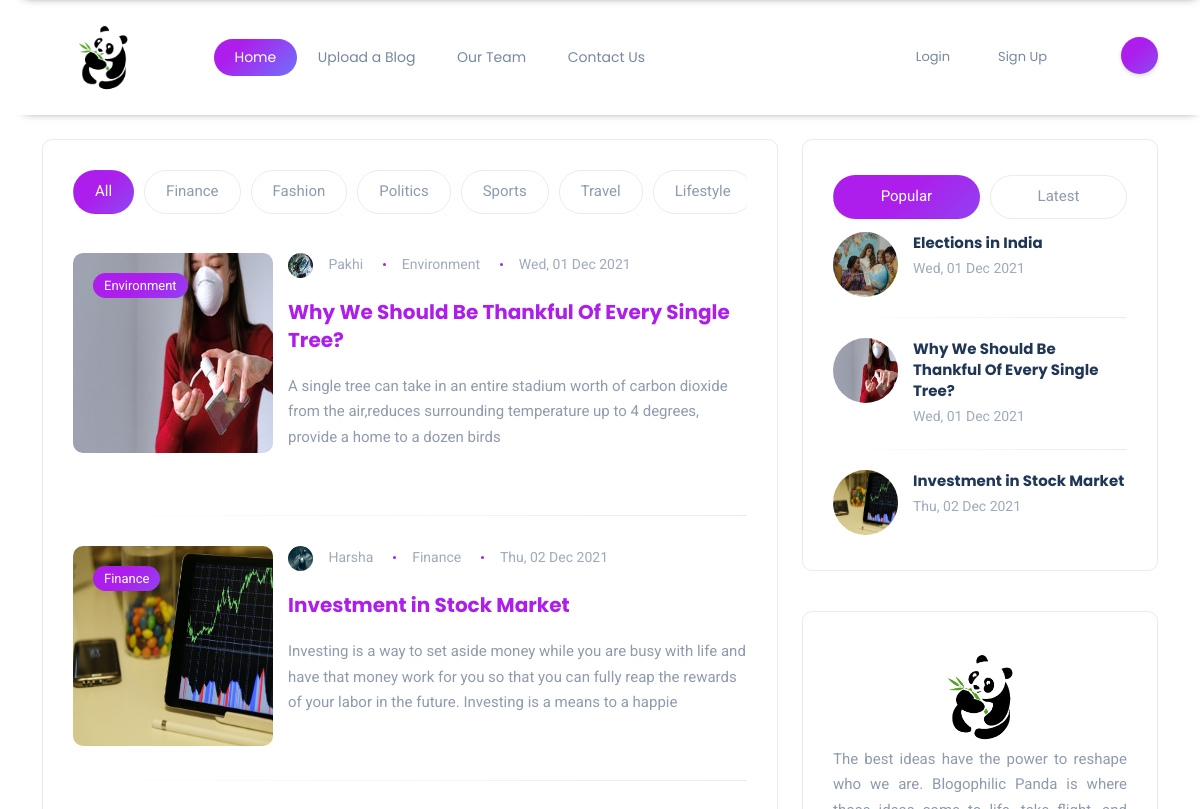
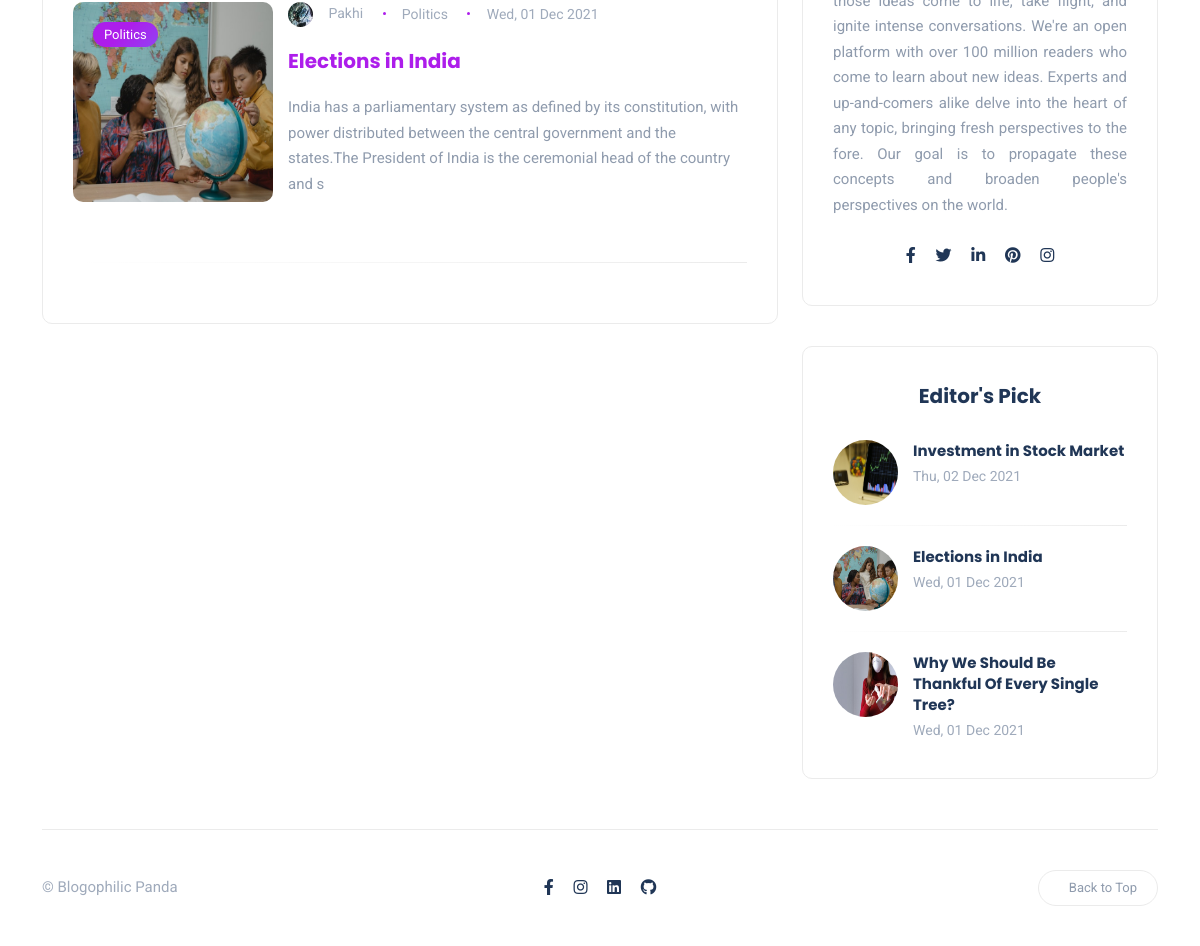
The page / on the database its author committed (2 pictures, top to bottom).
### content/models.py (models this page shows, shortened)
class BlogPost(models.Model):
    author = models.ForeignKey(User, on_delete=models.CASCADE, related_name= 'post_author')
    blog_title = models.CharField(max_length= 264)
    slug = models.SlugField(max_length=264, unique=True, default='',editable=False)
    blog_content = models.TextField()
    blog_image = models.ImageField(upload_to= 'blog_image')
    publish_date = models.DateTimeField(auto_now_add=True)
    category = models.ForeignKey(Category, on_delete = models.CASCADE, related_name ='blog_cat')
    likes = models.ManyToManyField(User, related_name='blog_posts')
    class Meta:
        ordering = ['-publish_date']

class Category(models.Model):
    category = models.CharField(max_length = 50, unique = True)
    def __str__(self):
        return self.category

### accounts/models.py (models this page shows, shortened)
class Profile(models.Model):
    user = models.OneToOneField(User, on_delete=models.CASCADE)
    image = models.ImageField(upload_to = 'profile_pics', null=True)
    slug = models.SlugField(max_length=264, unique=True, editable=False, default='')

### content/views.py (the view, shortened to what this page needs)
# urls.py: 2. Add a URL to urlpatterns:  path('', views.home, name='home')
def home(request):
    blogs_search = []
    blogs = list(BlogPost.objects.all())
    blogs_main = random.sample(blogs, len(blogs))
    blogs_latest = BlogPost.objects.all().order_by('-publish_date')[:4]
    blogs_popular = random.sample(blogs_main, len(blogs_main))[:4]
    blogs_editor = random.sample(blogs_popular, len(blogs_popular))[:4]
    if blogs_search != []:
        blogs_main = blogs_search
    context = {
        "blogs": blogs_main,
        "tags": {
        'Finance': 'Finance',
        'Fashion': 'Fashion',
        'Politics' : 'Politics',
        'Sports' : 'Sports',
        'Travel' : 'Travel',
        'Lifestyle' : 'Lifestyle',
        'Science' : 'Science',
        'Environment' : 'Environment',
        'Technology' : 'Technology',
        },
        "blogs_popular": blogs_popular,
        "blogs_latest": blogs_latest,
        "blogs_editor": blogs_editor,
    }
    return render(request, "blogs/home.html", context)

### templates/blogs/home.html (shortened to what this page needs)
{% extends "base.html" %}
{% load get_post_Cat %}
{% load static %}
{% block content %}
<link rel="stylesheet" href="{% static 'css/blogs/home.css' %}">
<section id="hero">
    <div class="container-xl">
        <div class="row gy-4">
            <div class="col-lg-8">
                <div class="post-tabs rounded bordered">
                    <ul class="nav nav-tabs nav-pills nav-fill nav-category" id="postTab" role="tablist">
                        <li class="nav-item" role="presentation">
                            <button aria-controls="all" aria-selected="true" class="nav-link active"
                                data-bs-target="#all" data-bs-toggle="tab" id="all-tab" role="tab"
                                type="submit">
                                All
                            </button>
                        </li>
                        {% for tag in tags %}
                        <li class="nav-item" role="presentation">
                            <button aria-controls="{{ tag }}" aria-selected="false" class="nav-link"
                                data-bs-target="#{{ tag }}" data-bs-toggle="tab" id="{{ tag }}-tab" role="tab"
                                type="submit">
                                {{ tag }}
                            </button>
                        </li>
                        {% endfor %}
                    </ul>
                    <div class="tab-content" id="postsTabContent">
                    <div class="row tab-pane fade show active" id="all" aria-labelledby="all-tab" role="tabpanel">
                        {% for blog in blogs %}
                        <div class="col-md-12 col-sm-6">
                            <div class="post post-list clearfix">
                                <div class="thumb rounded">
                                    <a href="" class="category-badge position-absolute">{{ tags|get_post_Cat:blog.category }}</a>
                                    <a href="{% url 'blog_details' the_slug=blog.slug %}">
                                        <div class="inner">
                                            <img src="/media/{{ blog.blog_image }}" alt="" style="height: 200px; width: 200px;">
                                        </div>
                                    </a>
                                </div>
                                <div class="details">
                                    <ul class="meta list-inline mb-3">
                                        <li class="list-inline-item">
                                            <img src="{{ blog.author.profile.image.url }}" class="author" alt="" style="height: 25px; width: 25px;">
                                            <a href="{% url 'profile' profile_slug=blog.author.profile.slug %}">{{ blog.author|capfirst }}</a>
                                        </li>
                                        <li class="list-inline-item">
                                            {{ tags|get_post_Cat:blog.category}}</a>
                                        </li>
                                        <li class="list-inline-item">{{ blog.publish_date|date:"D, d M Y" }}</li>
                                    </ul>
                                    <h5 class="post-tile">
                                        <a href="{% url 'blog_details' the_slug=blog.slug %}">
                                            {{ blog.blog_title }}
                                        </a>
                                    </h5>
                                    <p class="excerpt mb-0">
                                        {{ blog.blog_content|slice:":200" }}
                                    </p>
                                    <div class="post-bottom clearfix d-flex align-items-center">
                                        <div class="social-share me-auto">
                                        </div>
                                    </div>
                                </div>
                            </div>
                        </div>
                        {% endfor %}
                    </div>
                    </div>
                </div>
            </div>
            <div class="col-lg-4">
                <div class="sidebar">
                    <div class="widget rounded">
                        <ul class="nav nav-tabs nav-pills nav-fill" id="postTab" role="tablist">
                            <li class="nav-item" role="presentation">
                                <button aria-controls="popular" aria-selected="true" class="nav-link active"
                                    data-bs-target="#popular" data-bs-toggle="tab" id="popular-tab" role="tab"
                                    type="button">
                                    Popular
                                </button>
                            </li>
                            <li class="nav-item" role="presentation">
                                <button aria-controls="latest" aria-selected="false" class="nav-link"
                                    data-bs-target="#latest" data-bs-toggle="tab" id="latest-tab" role="tab"
                                    type="button">
                                    Latest
                                </button>
                            </li>
                        </ul>
                        <div class="tab-content" id="postsTabContent">
                            <div class="tab-pane fade show active" id="popular" aria-labelledby="popular-tab"
                                role="tabpanel">
                                {% for blog in blogs_popular %}
                                <div class="post post-list-sm circle">
                                    <div class="thumb circle">
                                        <a href="{% url 'blog_details' the_slug=blog.slug %}">
                                            <div class="inner">
                                                <img src="/media/{{ blog.blog_image }}" alt="" style="height: 100%; width: 100%;">
                                            </div>
                                        </a>
                                    </div>
                                    <div class="details clearfix">
                                        <h6 class="post-title my-0">
                                            <a href="{% url 'blog_details' the_slug=blog.slug %}">{{ blog.blog_title }}</a>
                                        </h6>
                                        <ul class="meta list-inline mt-1 mb-0">
                                            <li class="list-inline-item">{{ blog.publish_date|date:"D, d M Y" }}</li>
                                        </ul>
                                    </div>
                                </div>
                                {% endfor %}
                            </div>
                        </div>
                    </div>
                    <div class="widget rounded">
                        <div class="widget-about text-center">
                            <img src="{% static 'images/logo.png' %}" alt="" class="logo" style="height: 100px;">
                            <p class="mb-4" style="text-align: justify;">The best ideas have the power to reshape who we are.
                                Blogophilic Panda is where those ideas come to life, take flight, and ignite intense conversations.
                                We're an open platform with over 100 million readers who come to learn about new ideas.
                                Experts and up-and-comers alike delve into the heart of any topic, bringing fresh perspectives to the fore.
                                Our goal is to propagate these concepts and broaden people's perspectives on the world.
                            </p>
                            <ul class="social-icons list-unstyled list-inline mb-0">
                                <li class="list-inline-item">
                                    <a href="https://www.facebook.com/" target="_blank"><i class="fab fa-facebook-f"></i></a>
                                </li>
                                <li class="list-inline-item">
                                    <a href="https://www.twitter.com/" target="_blank"><i class="fab fa-twitter"></i></a>
                                </li>
                                <li class="list-inline-item">
                                    <a href="https://www.linkedin.com/" target="_blank"><i class="fab fa-linkedin-in"></i></a>
                                </li>
                                <li class="list-inline-item">
                                    <a href="https://www.pinterest.com/" target="_blank"><i class="fab fa-pinterest"></i></a>
                                </li>
                                <li class="list-inline-item">
                                    <a href="https://www.instagram.com/" target="_blank"><i class="fab fa-instagram"></i></a>
                                </li>
                            </ul>
                        </div>
                    </div>
                    <div class="widget rounded">
                        <div class="widget-header text-center">
                            <h3 class="widget-title">Editor's Pick</h3>
                        </div>
                        <div class="widget-content">
                            {% for blog in blogs_editor %}
                            <div class="post post-list-sm circle">
                                <div class="thumb circle">
                                    <a href="{% url 'blog_details' the_slug=blog.slug %}">
                                        <div class="inner">
                                            <img src="/media/{{ blog.blog_image }}" alt="" style="height: 100%; width: 100%;">
                                        </div>
                                    </a>
                                </div>
                                <div class="details clearfix">
                                    <h6 class="post-title my-0">
                                        <a href="{% url 'blog_details' the_slug=blog.slug %}">{{ blog.blog_title }}</a>
                                    </h6>
                                    <ul class="meta list-inline mt-1 mb-0">
                                        <li class="list-inline-item">{{ blog.publish_date|date:"D, d M Y" }}</li>
                                    </ul>
                                </div>
                            </div>
                            {% endfor %}
                        </div>
                    </div>
                </div>
            </div>
        </div>
    </div>
</section>
{% endblock content %}

### rows shown on the page
BlogPost: category.category "Environment", blog_image (picture), author.profile.image (picture), author "Pakhi", publish_date "Wed, 01 Dec 2021", blog_title "Why We Should Be Thankful Of Every Single Tree?", blog_content "A single tree can take in an entire stadium worth of carbon dioxide from the air,reduces surrounding temperature up to 4 degrees, provide a home to a dozen birds"
BlogPost: category.category "Finance", blog_image (picture), author.profile.image (picture), author "Harsha", publish_date "Thu, 02 Dec 2021", blog_title "Investment in Stock Market", blog_content "Investing is a way to set aside money while you are busy with life and have that money work for you so that you can fully reap the rewards of your labor in the future. Investing is a means to a happie"
BlogPost: category.category "Politics", blog_image (picture), author.profile.image (picture), author "Pakhi", publish_date "Wed, 01 Dec 2021", blog_title "Elections in India", blog_content "India has a parliamentary system as defined by its constitution, with power distributed between the central government and the states.The President of India is the ceremonial head of the country and s"

### other values the page prints
{{ tag }} "Finance" "Fashion" "Politics" "Sports" "Travel" "Lifestyle"
